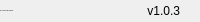
              <widget class="QFrame" name="bottomBar">
               <property name="minimumSize">
                <size>
                 <width>0</width>
                 <height>22</height>
                </size>
               </property>
               <property name="maximumSize">
                <size>
                 <width>16777215</width>
                 <height>22</height>
                </size>
               </property>
               <property name="frameShape">
                <enum>QFrame::NoFrame</enum>
               </property>
               <property name="frameShadow">
                <enum>QFrame::Raised</enum>
               </property>
               <layout class="QHBoxLayout" name="horizontalLayout_5">
                <property name="spacing">
                 <number>0</number>
                </property>
                <property name="leftMargin">
                 <number>0</number>
                </property>
                <property name="topMargin">
                 <number>0</number>
                </property>
                <property name="rightMargin">
                 <number>0</number>
                </property>
                <property name="bottomMargin">
                 <number>0</number>
                </property>
                <item>
                 <widget class="QLabel" name="creditsLabel">
                  <property name="maximumSize">
                   <size>
                    <width>16777215</width>
                    <height>16</height>
                   </size>
                  </property>
                  <property name="font">
                   <font>
                    <family>Segoe UI</family>
                    <pointsize>-1</pointsize>
                    <weight>50</weight>
                    <italic>false</italic>
                    <bold>false</bold>
                   </font>
                  </property>
                  <property name="text">
                   <string>ESL - Educate Sign Language</string>
                  </property>
                  <property name="alignment">
                   <set>Qt::AlignLeading|Qt::AlignLeft|Qt::AlignVCenter</set>
                  </property>
                 </widget>
                </item>
                <item>
                 <widget class="QLabel" name="version">
                  <property name="text">
                   <string>v1.0.3</string>
                  </property>
                  <property name="alignment">
                   <set>Qt::AlignRight|Qt::AlignTrailing|Qt::AlignVCenter</set>
                  </property>
                 </widget>
                </item>
                <item>
                 <widget class="QFrame" name="frame_size_grip">
                  <property name="minimumSize">
                   <size>
                    <width>20</width>
                    <height>0</height>
                   </size>
                  </property>
                  <property name="maximumSize">
                   <size>
                    <width>20</width>
                    <height>16777215</height>
                   </size>
                  </property>
                  <property name="frameShape">
                   <enum>QFrame::NoFrame</enum>
                  </property>
                  <property name="frameShadow">
                   <enum>QFrame::Raised</enum>
                  </property>
                 </widget>
                </item>
               </layout>
              </widget>
